Frame 1 (no input): blank canvas, image omitted
Frame 60 (the mouse pressed at the canvas centre just before this capture): blank canvas, image omitted
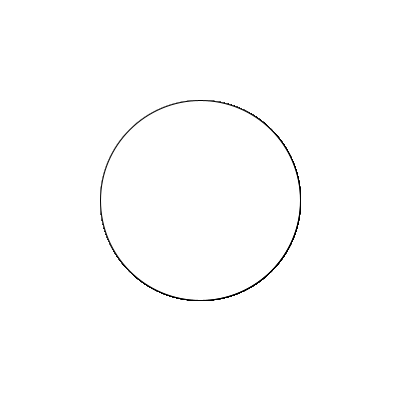
Frame 120 (the mouse held since frame 60 and released just before this capture)

The Processing sketch whose frames 1 and 60 were blank and that drew this single picture after the mouse press (run headless with seeded random() and noise(); from frame 60 on, the mouse is pressed at the canvas centre):

// Processing sketch: processing_40663
// ── processing_40663.pde

void setup(){
size(400,400);
background(255);
smooth();
}
 
void draw(){
   if (mousePressed) { 
    stroke(255);
    fill(0);
triangle(mouseY, mouseX, mouseX,mouseX, 140, mouseY);
    stroke(0);
  fill(255);
ellipse(mouseY, mouseX, mouseY, mouseX);
  }
else 
background(255);
}
